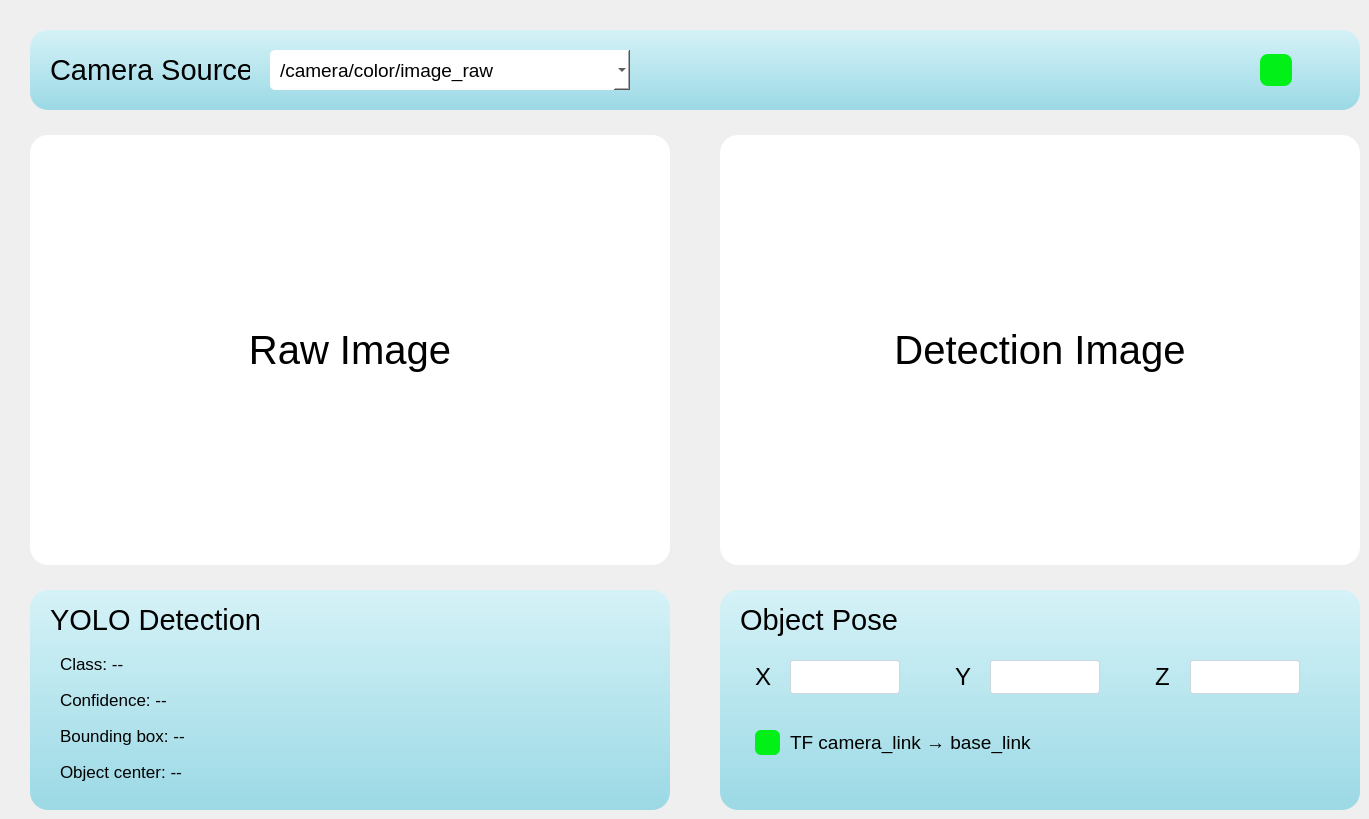
    <widget class="QWidget" name="pageVision">
     <property name="styleSheet">
      <string>QWidget#pageVision { background: qlineargradient(x1:0,y1:0,x2:0,y2:1, stop:0 #78b2d9, stop:1 #253d56); }</string>
     </property>
     <widget class="QFrame" name="CameraSourceGroup">
      <property name="geometry">
       <rect>
        <x>30</x>
        <y>30</y>
        <width>1330</width>
        <height>80</height>
       </rect>
      </property>
      <property name="styleSheet">
       <string>background: qlineargradient(x1:0,y1:0,x2:0,y2:1, stop:0 #d5f2f7, stop:1 #9bd9e5); border-radius:18px;</string>
      </property>
      <widget class="QLabel" name="lblCameraSource">
       <property name="geometry">
        <rect>
         <x>20</x>
         <y>0</y>
         <width>200</width>
         <height>80</height>
        </rect>
       </property>
       <property name="font">
        <font>
         <family>Arial</family>
         <pointsize>22</pointsize>
        </font>
       </property>
       <property name="styleSheet">
        <string>color:black; background:transparent; border:0px;</string>
       </property>
       <property name="text">
        <string>Camera Source</string>
       </property>
      </widget>
      <widget class="QComboBox" name="cbImageTopic">
       <property name="geometry">
        <rect>
         <x>240</x>
         <y>20</y>
         <width>360</width>
         <height>40</height>
        </rect>
       </property>
       <property name="styleSheet">
        <string>QComboBox{background:white; border-radius:5px; padding-left:10px; font: 14pt Arial;}</string>
       </property>
       <item>
        <property name="text">
         <string>/camera/color/image_raw</string>
        </property>
       </item>
       <item>
        <property name="text">
         <string>/yolo/image</string>
        </property>
       </item>
       <item>
        <property name="text">
         <string>/camera/depth/image_raw</string>
        </property>
       </item>
      </widget>
      <widget class="QLabel" name="ledCameraStatus">
       <property name="geometry">
        <rect>
         <x>1230</x>
         <y>24</y>
         <width>32</width>
         <height>32</height>
        </rect>
       </property>
       <property name="styleSheet">
        <string>background:#00f018; border-radius:8px;</string>
       </property>
       <property name="text">
        <string/>
       </property>
      </widget>
     </widget>
     <widget class="QFrame" name="RawImageViewArea">
      <property name="geometry">
       <rect>
        <x>30</x>
        <y>135</y>
        <width>640</width>
        <height>430</height>
       </rect>
      </property>
      <property name="styleSheet">
       <string>background:white; border-radius:18px; border:0px solid #ffffff;</string>
      </property>
      <widget class="QLabel" name="rawImageView">
       <property name="geometry">
        <rect>
         <x>0</x>
         <y>0</y>
         <width>640</width>
         <height>430</height>
        </rect>
       </property>
       <property name="font">
        <font>
         <family>Arial</family>
         <pointsize>30</pointsize>
        </font>
       </property>
       <property name="styleSheet">
        <string>background:transparent; color:black;</string>
       </property>
       <property name="text">
        <string>Raw Image</string>
       </property>
       <property name="alignment">
        <set>Qt::AlignCenter</set>
       </property>
      </widget>
     </widget>
     <widget class="QFrame" name="DetectionImageViewArea">
      <property name="geometry">
       <rect>
        <x>720</x>
        <y>135</y>
        <width>640</width>
        <height>430</height>
       </rect>
      </property>
      <property name="styleSheet">
       <string>background:white; border-radius:18px; border:0px solid #ffffff;</string>
      </property>
      <widget class="QLabel" name="detectionImageView">
       <property name="geometry">
        <rect>
         <x>0</x>
         <y>0</y>
         <width>640</width>
         <height>430</height>
        </rect>
       </property>
       <property name="font">
        <font>
         <family>Arial</family>
         <pointsize>30</pointsize>
        </font>
       </property>
       <property name="styleSheet">
        <string>background:transparent; color:black;</string>
       </property>
       <property name="text">
        <string>Detection Image</string>
       </property>
       <property name="alignment">
        <set>Qt::AlignCenter</set>
       </property>
      </widget>
     </widget>
     <widget class="QFrame" name="YoloDetectionGroup">
      <property name="geometry">
       <rect>
        <x>30</x>
        <y>590</y>
        <width>640</width>
        <height>220</height>
       </rect>
      </property>
      <property name="styleSheet">
       <string>background: qlineargradient(x1:0,y1:0,x2:0,y2:1, stop:0 #d5f2f7, stop:1 #9bd9e5); border-radius:18px;</string>
      </property>
      <widget class="QLabel" name="lblYoloTitle">
       <property name="geometry">
        <rect>
         <x>20</x>
         <y>10</y>
         <width>300</width>
         <height>40</height>
        </rect>
       </property>
       <property name="font">
        <font>
         <family>Arial</family>
         <pointsize>22</pointsize>
        </font>
       </property>
       <property name="styleSheet">
        <string>color:black; background:transparent; border:0px;</string>
       </property>
       <property name="text">
        <string>YOLO Detection</string>
       </property>
      </widget>
      <widget class="QLabel" name="lblObjectClass">
       <property name="geometry">
        <rect>
         <x>30</x>
         <y>60</y>
         <width>580</width>
         <height>28</height>
        </rect>
       </property>
       <property name="font">
        <font>
         <family>Arial</family>
         <pointsize>13</pointsize>
        </font>
       </property>
       <property name="styleSheet">
        <string>color:black; background:transparent; border:0px;</string>
       </property>
       <property name="text">
        <string>Class: --</string>
       </property>
      </widget>
      <widget class="QLabel" name="lblConfidence">
       <property name="geometry">
        <rect>
         <x>30</x>
         <y>96</y>
         <width>580</width>
         <height>28</height>
        </rect>
       </property>
       <property name="font">
        <font>
         <family>Arial</family>
         <pointsize>13</pointsize>
        </font>
       </property>
       <property name="styleSheet">
        <string>color:black; background:transparent; border:0px;</string>
       </property>
       <property name="text">
        <string>Confidence: --</string>
       </property>
      </widget>
      <widget class="QLabel" name="lblBoundingBox">
       <property name="geometry">
        <rect>
         <x>30</x>
         <y>132</y>
         <width>580</width>
         <height>28</height>
        </rect>
       </property>
       <property name="font">
        <font>
         <family>Arial</family>
         <pointsize>13</pointsize>
        </font>
       </property>
       <property name="styleSheet">
        <string>color:black; background:transparent; border:0px;</string>
       </property>
       <property name="text">
        <string>Bounding box: --</string>
       </property>
      </widget>
      <widget class="QLabel" name="lblObjectCenter">
       <property name="geometry">
        <rect>
         <x>30</x>
         <y>168</y>
         <width>580</width>
         <height>28</height>
        </rect>
       </property>
       <property name="font">
        <font>
         <family>Arial</family>
         <pointsize>13</pointsize>
        </font>
       </property>
       <property name="styleSheet">
        <string>color:black; background:transparent; border:0px;</string>
       </property>
       <property name="text">
        <string>Object center: --</string>
       </property>
      </widget>
     </widget>
     <widget class="QFrame" name="ObjectPoseGroup">
      <property name="geometry">
       <rect>
        <x>720</x>
        <y>590</y>
        <width>640</width>
        <height>220</height>
       </rect>
      </property>
      <property name="styleSheet">
       <string>background: qlineargradient(x1:0,y1:0,x2:0,y2:1, stop:0 #d5f2f7, stop:1 #9bd9e5); border-radius:18px;</string>
      </property>
      <widget class="QLabel" name="lblObjectPoseTitle">
       <property name="geometry">
        <rect>
         <x>20</x>
         <y>10</y>
         <width>300</width>
         <height>40</height>
        </rect>
       </property>
       <property name="font">
        <font>
         <family>Arial</family>
         <pointsize>22</pointsize>
        </font>
       </property>
       <property name="styleSheet">
        <string>color:black; background:transparent; border:0px;</string>
       </property>
       <property name="text">
        <string>Object Pose</string>
       </property>
      </widget>
      <widget class="QLabel" name="txtObjectX_label">
       <property name="geometry">
        <rect>
         <x>35</x>
         <y>70</y>
         <width>35</width>
         <height>34</height>
        </rect>
       </property>
       <property name="font">
        <font>
         <family>Arial</family>
         <pointsize>18</pointsize>
        </font>
       </property>
       <property name="styleSheet">
        <string>color:black; background:transparent; border:0px;</string>
       </property>
       <property name="text">
        <string>X</string>
       </property>
      </widget>
      <widget class="QLineEdit" name="txtObjectX">
       <property name="geometry">
        <rect>
         <x>70</x>
         <y>70</y>
         <width>110</width>
         <height>34</height>
        </rect>
       </property>
       <property name="styleSheet">
        <string>QLineEdit { background:white; border-radius:3px; border:1px solid #cbd8e0; padding-left:6px; color:black;}</string>
       </property>
      </widget>
      <widget class="QLabel" name="txtObjectY_label">
       <property name="geometry">
        <rect>
         <x>235</x>
         <y>70</y>
         <width>35</width>
         <height>34</height>
        </rect>
       </property>
       <property name="font">
        <font>
         <family>Arial</family>
         <pointsize>18</pointsize>
        </font>
       </property>
       <property name="styleSheet">
        <string>color:black; background:transparent; border:0px;</string>
       </property>
       <property name="text">
        <string>Y</string>
       </property>
      </widget>
      <widget class="QLineEdit" name="txtObjectY">
       <property name="geometry">
        <rect>
         <x>270</x>
         <y>70</y>
         <width>110</width>
         <height>34</height>
        </rect>
       </property>
       <property name="styleSheet">
        <string>QLineEdit { background:white; border-radius:3px; border:1px solid #cbd8e0; padding-left:6px; color:black;}</string>
       </property>
      </widget>
      <widget class="QLabel" name="txtObjectZ_label">
       <property name="geometry">
        <rect>
         <x>435</x>
         <y>70</y>
         <width>35</width>
         <height>34</height>
        </rect>
       </property>
       <property name="font">
        <font>
         <family>Arial</family>
         <pointsize>18</pointsize>
        </font>
       </property>
       <property name="styleSheet">
        <string>color:black; background:transparent; border:0px;</string>
       </property>
       <property name="text">
        <string>Z</string>
       </property>
      </widget>
      <widget class="QLineEdit" name="txtObjectZ">
       <property name="geometry">
        <rect>
         <x>470</x>
         <y>70</y>
         <width>110</width>
         <height>34</height>
        </rect>
       </property>
       <property name="styleSheet">
        <string>QLineEdit { background:white; border-radius:3px; border:1px solid #cbd8e0; padding-left:6px; color:black;}</string>
       </property>
      </widget>
      <widget class="QLabel" name="ledTransformStatus">
       <property name="geometry">
        <rect>
         <x>35</x>
         <y>140</y>
         <width>25</width>
         <height>25</height>
        </rect>
       </property>
       <property name="styleSheet">
        <string>background:#00f018; border-radius:6px;</string>
       </property>
       <property name="text">
        <string/>
       </property>
      </widget>
      <widget class="QLabel" name="lblBaseLinkPose">
       <property name="geometry">
        <rect>
         <x>70</x>
         <y>135</y>
         <width>400</width>
         <height>35</height>
        </rect>
       </property>
       <property name="font">
        <font>
         <family>Arial</family>
         <pointsize>14</pointsize>
        </font>
       </property>
       <property name="styleSheet">
        <string>color:black; background:transparent; border:0px;</string>
       </property>
       <property name="text">
        <string>TF camera_link → base_link</string>
       </property>
      </widget>
     </widget>
    </widget>
